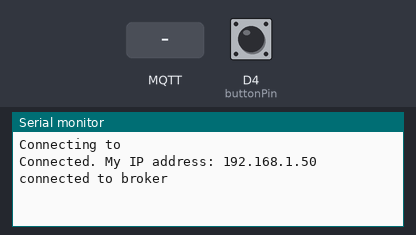
A sketch run on a simulated Arduino MKR. Shown: the last lines printed to the serial monitor. The test bench sets the inputs (shaded band); at power-on: D4 (buttonPin) HIGH. WiFi joins after 1.5 s; servers stay silent unless stated; random numbers use the default seed unless the sketch sets one; no MQTT or app messages arrive unless stated; not simulated (calls return 0 or success): arduino_secrets.h.

Above: at 4.7 s.
4.8 s: MQTT message "1" arrives on the first subscribed topic
At 6.0 s:
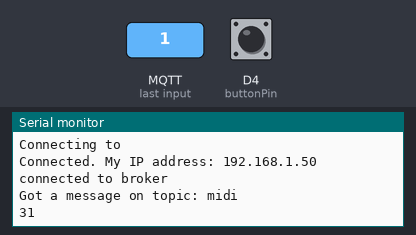
6.3 s: MQTT message "on" arrives on the first subscribed topic
At 7.4 s:
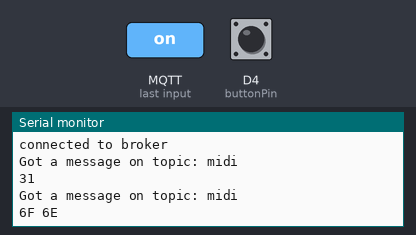
7.8 s: MQTT message "off" arrives on the first subscribed topic
At 8.6 s:
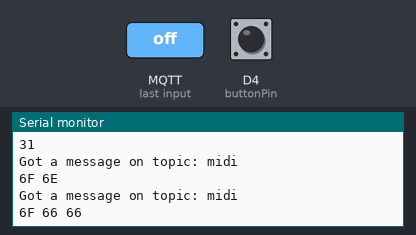

Measured:
- after the input at 4.8 s, the serial monitor: prints a new line at once (image 1)
- after the input at 6.3 s, the serial monitor: prints a new line at once (image 2)
- after the input at 7.8 s, the serial monitor: prints a new line at once (image 3)

The sketch:

MqttClientMIDIController.ino
```cpp
/*
  MQTT Client that sends MIDI

  This sketch demonstrates an MQTT client that connects to a broker, subscribes to a topic,
  and  sends  messages on that topic. The messages are three-byte arrays that are MIDI
  noteon and noteoff messages

  This sketch uses https://public.cloud.shiftr.io as the MQTT broker. It uses SSL
  via the WiFiSSLClient, on port 8883

  the arduino_secrets.h file:
  #define SECRET_SSID ""    // network name
  #define SECRET_PASS ""    // network password
  #define SECRET_MQTT_USER "public" // broker username
  #define SECRET_MQTT_PASS "public" // broker password

  created 24 Nov 2020
  by Tom Igoe
*/
#include <WiFiNINA.h>
#include <ArduinoMqttClient.h>
#include "arduino_secrets.h"

// initialize WiFi connection:
WiFiSSLClient wifi;
MqttClient mqttClient(wifi);
const int buttonPin = 4;


// details for MQTT client:
char broker[] = "public.cloud.shiftr.io";
int port = 8883;
char topic[] = "midi";
char clientID[] = "arduinoMidiControllerClient";

// musical items:
int major[] = {2, 2, 1, 2, 2, 2, 1};
// an array to hold the final notes of the scale:
int scale[8];

// start with middle C:
int tonic = 48;  // MIDI note value for middle C
// note to play:
int noteValue = tonic;

// previous state of the button:
int lastButtonState = LOW;
void setup() {
  pinMode(buttonPin, INPUT_PULLUP);

  // initialize serial:
  Serial.begin(9600);
  // wait for serial monitor to open:
  while (!Serial);

  // initialize WiFi, if not connected:
  while (WiFi.status() != WL_CONNECTED) {
    Serial.print("Connecting to ");
    Serial.println(SECRET_SSID);
    WiFi.begin(SECRET_SSID, SECRET_PASS);
    delay(2000);
  }
  // print IP address once connected:
  Serial.print("Connected. My IP address: ");
  Serial.println(WiFi.localIP());
  // set the credentials for the MQTT client:
  mqttClient.setId(clientID);
  // use this if you're using a personal account on shiftr.io:
  mqttClient.setUsernamePassword(SECRET_MQTT_USER, SECRET_MQTT_PASS);

  while (!connectToBroker()) {
    Serial.println("attempting to connect to broker");
    delay(1000);
  }
  Serial.println("connected to broker");

  // fill the scale array with the scale you want:
  // start with the initial note:
  scale[0] = tonic;
  int note = scale[0];
  // iterate over the intervals, adding each to the next note
  // in the scale. You can change major to naturalMinor
  // if you want that kind of scale instead:
  for (int n = 0; n < 7; n++) {
    note = note + major[n];
    scale[n + 1] = note;
  }
}

void loop() {
  // if not connected, try to connect:
  if (!mqttClient.connected()) {
    Serial.println("reconnecting");
    connectToBroker();
  }

  // read the pushbutton:
  int buttonState = digitalRead(buttonPin);
  // compare its state to the previous state:
  if (buttonState != lastButtonState) {
    // debounce delay:
    delay(5);
    // if the button's changed and it's pressed:
    if (buttonState == LOW) {
      // pick a random note in the scale:
      noteValue = scale[random(8)];
      // play it:
      sendMqttMessage(0x90, noteValue, 0x7F);
    } else  {
      // turn the note off:
      sendMqttMessage(0x80, noteValue, 0);
    }
    // save the button state for comparison next time through:
    lastButtonState = buttonState;
  }


  // if a message comes in, read it.
  // let's assume it's a MIDI message:
  int messageSize = mqttClient.parseMessage();
  if (messageSize > 0) {
    // set up an array for the MIDI bytes:
    byte message[messageSize];
    Serial.print("Got a message on topic: ");
    Serial.println(mqttClient.messageTopic());
    // message byte counter:
    int i = 0;
    // read the message:
    while (mqttClient.available()) {
      // convert numeric string to an int:
      message[i] = mqttClient.read();
      Serial.print(message[i], HEX);
      Serial.print(" ");
      i++;
    }
    Serial.println();
  }
}


boolean connectToBroker() {
  if (!mqttClient.connect(broker, port)) {
    Serial.print("MOTT connection failed. Error no: ");
    Serial.println(mqttClient.connectError());
    return false;
  }
  // once you're connected, you can proceed:
  mqttClient.subscribe(topic);
  return true;
}


void sendMqttMessage(byte cmd, byte data1, byte  data2) {
  mqttClient.beginMessage(topic);
  mqttClient.write(cmd);
  mqttClient.write(data1);
  mqttClient.write(data2);
  // send the message:
  mqttClient.endMessage();
}
```
